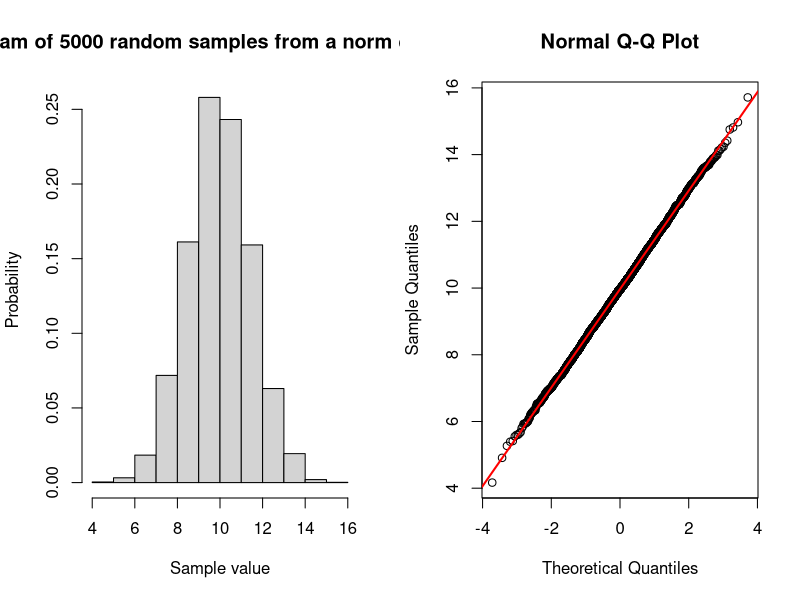
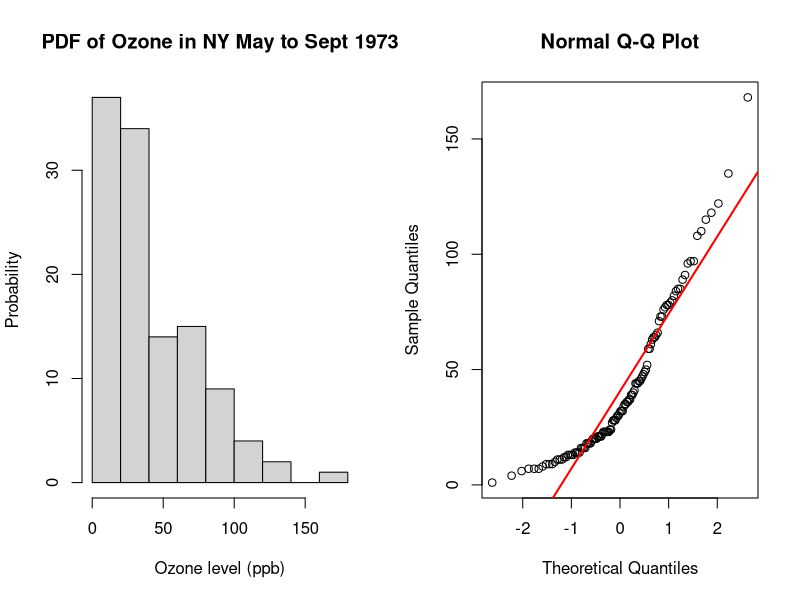

Source code (R) for these figures, in order:
# ISAT Week 6 Lab
# The Normal Distribution

#PDF - dnorm function: return the probability of an observation as a certain given value of x
dnorm(x= 0, mean =0, sd =1.5)
dnorm(0, 0, 1.5)
dnorm(x= 3.41, mean = 2.9, sd = 0.31)
dnorm(x= -1.5, mean = 0, sd = 1.5)
dnorm(x= 2.5, mean = 1, sd = 1.5)
dnorm(x= -2.5, mean = 1, sd = 1.5)

# CDF - pnorm function: return the area, the cumulative probability of all the observations, below or above a given value q
pnorm(q= 0, mean = 0, sd =1.5)
pnorm(q= -1.5, mean = 0, sd =1.5)
pnorm(q= -1.5, mean = 0, sd =1.5, lower.tail = F)
pnorm(q= 3.41, mean = 2.9, sd =0.31)
pnorm(q= 3.41, mean = 2.9, sd =0.31, lower.tail = F)

# How to find the probability of all observations two given values q1 and q2
pnorm(q= 1.5, mean =0, sd =1.5) - pnorm(q= -1.5, mean =0, sd =1.5)
pnorm(q= 3, mean =0, sd =1.5) - pnorm(q= -3, mean =0, sd =1.5)
pnorm(q= 1.5*3, mean =0, sd =1.5) - pnorm(q= -1.5*3, mean =0, sd =1.5)
pnorm(q= 5, mean =0, sd =1.5) - pnorm(q= 4, mean =0, sd =1.5)

# Inverse CDF - qnorm function: return the value q below or above which the area equals to p
qnorm(p =0.5, mean = 0, sd =1.5)
qnorm(p =0.95, mean = 2.9, sd =0.31)
qnorm(p =0.99, mean = 2.9, sd =0.31)
qnorm(p =1-0.99, mean = 2.9, sd =0.31)
qnorm(p =0.99, mean = 2.9, sd =0.31, lower.tail = F)


# Check normality of data
# Example 1 using a simulated data
# generate random data from a normal distribution
rds1 <- rnorm(5000, mean = 10, sd =1.5)
summary(rds1)
sd(rds1)

# split cavnas into two columns
par(mfrow=c(1,2))
hist(rds1, main="Histogram of 5000 random samples from a norm distribution", xlab= "Sample value", ylab = "Probability", freq = F)

# create qqplot
qqnorm(rds1)
qqline(rds1, col = 'red', lwd =2)

# Example 2 - built-in data "airquality"
help("airquality")
data("airquality")
summary(airquality)

# Check the normality
par(mfrow=c(1,2))

#
hist(airquality$Ozone, main = "PDF of Ozone in NY May to Sept 1973", xlab = "Ozone level (ppb)", ylab = "Probability")

# create qqplot
qqnorm(airquality$Ozone)
qqline(airquality$Ozone, col = 'red', lwd =2)

